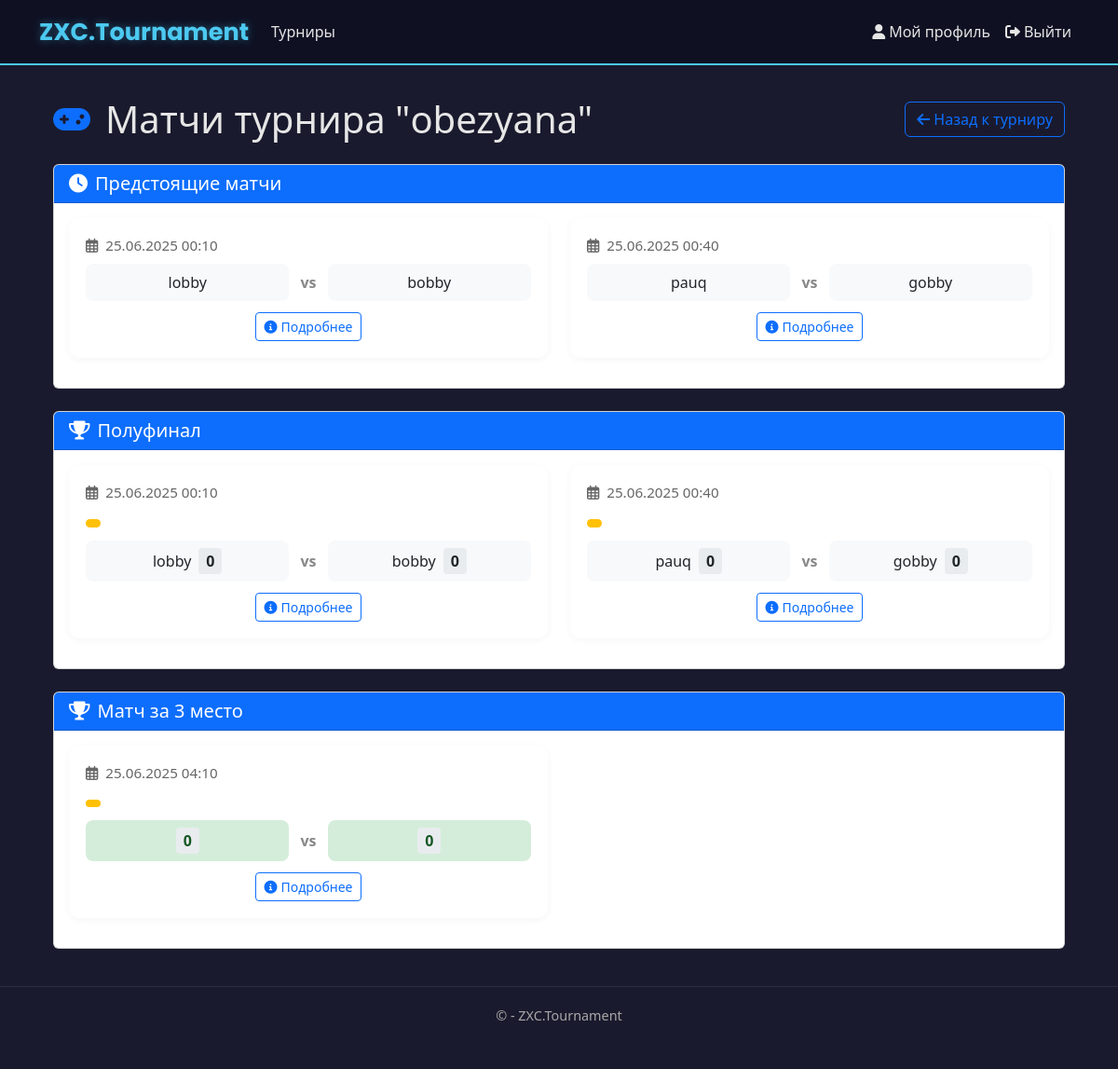
Screenshot of /tournaments/14/matches/ (signed in) with the database file from the repository.
### app/models.py (models this page shows, shortened)
class Tournament(models.Model):
    DISCIPLINE_CHOICES = [
        ('Dota 2', 'Dota 2'),
        ('CS 2', 'CS 2'),
        ('Valorant', 'Valorant'),
        ('LoL', 'League of Legends'),
    ]
    FORMAT_CHOICES = [
        ('1x1', '1x1'),
        ('2x2', '2x2'),
        ('3x3', '3x3'),
        ('5x5', '5x5'),
    ]
    TOURNAMENT_FORMAT_CHOICES = [
        ('single_elimination', 'Single Elimination'),
        ('double_elimination', 'Double Elimination'),
        ('round_robin', 'Round Robin'),
    ]
    TEAM_COUNT_CHOICES = [(i, str(i)) for i in range(2, 513)]
    LOCATION_CHOICES = [
        ('China', 'Китай'),
        ('Western Europe', 'Западная Европа'),
        ('Eastern Europe', 'Восточная Европа'),
        ('Southeast Asia', 'ЮВ Азия'),
        ('North America', 'Северная Америка'),
        ('South America', 'Южная Америка'),
    ]
    name = models.CharField(max_length=50, verbose_name="Название турнира")
    max_teams = models.IntegerField(choices=TEAM_COUNT_CHOICES, verbose_name="Максимальное количество команд")
    start_date = models.DateTimeField(verbose_name="Дата начала")
    discipline = models.CharField(max_length=50, choices=DISCIPLINE_CHOICES, verbose_name="Дисциплина")
    game_format = models.CharField(max_length=50, choices=FORMAT_CHOICES, verbose_name="Формат игры")
    tournament_format = models.CharField(max_length=50, choices=TOURNAMENT_FORMAT_CHOICES, verbose_name="Формат турнира", blank=True, null=True)
    location = models.CharField(max_length=50, choices=LOCATION_CHOICES, verbose_name="Локация")
    description = models.TextField(max_length=1000, verbose_name="Описание", blank=True, null=True)
    creator = models.ForeignKey(User, on_delete=models.CASCADE, verbose_name="Создатель")
    created_at = models.DateTimeField(default=timezone.now, verbose_name="Дата создания")
    is_active = models.BooleanField(default=True, verbose_name="Активный")
    registered_teams = models.ManyToManyField(
        'Team',
        through='TournamentRegistration',
        related_name='tournaments',
        blank=True,
        verbose_name="Зарегистрированные команды"
    )
    class Meta:
        ordering = ['-created_at']
        verbose_name = 'Турнир'
        verbose_name_plural = 'Турниры'

class BracketMatch(models.Model):
    stage = models.ForeignKey(BracketStage, on_delete=models.CASCADE, related_name='matches')
    team1 = models.ForeignKey('Team', on_delete=models.CASCADE, related_name='team1_matches', null=True, blank=True)
    team2 = models.ForeignKey('Team', on_delete=models.CASCADE, related_name='team2_matches', null=True, blank=True)
    winner = models.ForeignKey('Team', on_delete=models.SET_NULL, null=True, blank=True, related_name='won_matches')
    team1_score = models.PositiveIntegerField(default=0, verbose_name="Счет первой команды")
    team2_score = models.PositiveIntegerField(default=0, verbose_name="Счет второй команды")
    order = models.PositiveIntegerField()
    scheduled_time = models.DateTimeField(null=True, blank=True, verbose_name="Запланированное время")
    is_completed = models.BooleanField(default=False)
    is_bye = models.BooleanField(default=False, verbose_name="Проход без игры")
    class Meta:
        ordering = ['order']
        verbose_name = 'Матч'
        verbose_name_plural = 'Матчи'

class Team(models.Model):
    name = models.CharField(
        max_length=20,
        unique=True,
        verbose_name="Название команды",
        error_messages={
            'unique': "Команда с таким названием уже существует"
        }
    )
    avatar = models.ImageField(
        upload_to='team_avatars/',
        default='team_avatars/default_team.jpg',
        blank=True,
        null=True,
        verbose_name="Аватар команды"
    )
    captain = models.ForeignKey(
        User,
        on_delete=models.CASCADE,
        related_name='captained_teams',
        verbose_name="Капитан"
    )
    members = models.ManyToManyField(
        User,
        related_name='teams',
        blank=True,
        verbose_name="Участники"
    )
    created_at = models.DateTimeField(
        auto_now_add=True,
        verbose_name="Дата создания"
    )
    invite_code = models.CharField(
        max_length=32,
        unique=True,
        verbose_name="Код приглашения"
    )
    class Meta:
        verbose_name = 'Команда'
        verbose_name_plural = 'Команды'
        ordering = ['-created_at']

class BracketStage(models.Model):
    STAGE_TYPE_CHOICES = [
        ('upper', 'Верхняя сетка'),
        ('lower', 'Нижняя сетка'),
        ('final', 'Финал'),
        ('third_place', 'Матч за 3 место'),
        ('normal', 'Обычный этап'),
    ]
    bracket = models.ForeignKey(TournamentBracket, on_delete=models.CASCADE, related_name='stages')
    name = models.CharField(max_length=100)
    format = models.CharField(max_length=3, choices=TournamentBracket.FORMAT_CHOICES, default='BO3')
    stage_type = models.CharField(max_length=20, choices=STAGE_TYPE_CHOICES, default='normal')
    order = models.PositiveIntegerField()
    scheduled_time = models.DateTimeField(null=True, blank=True, verbose_name="Запланированное время")
    is_completed = models.BooleanField(default=False)
    class Meta:
        ordering = ['order']
        verbose_name = 'Этап турнира'
        verbose_name_plural = 'Этапы турнира'

### app/views.py (the view)
# urls.py: path('tournaments/<int:tournament_id>/matches/', views.tournament_matches, name='tournament_matches'),
@login_required
def tournament_matches(request, tournament_id):
    tournament = get_object_or_404(Tournament, id=tournament_id)
    upcoming_matches = get_upcoming_matches(tournament)
    matches_by_stage = []
    if tournament.tournament_format == 'round_robin':
        if hasattr(tournament, 'round_robin_table'):
            all_matches = tournament.round_robin_table.matches.all()
            if all_matches:
                matches_by_stage.append({
                    'stage': type('obj', (object,), {'name': 'Round Robin', 'stage_type': 'ROUND_ROBIN'})(),
                    'matches': all_matches
                })
    else:
        if hasattr(tournament, 'bracket'):
            for stage in tournament.bracket.stages.all().order_by('order'):
                stage_matches = stage.matches.all()
                if stage_matches:
                    matches_by_stage.append({
                        'stage': stage,
                        'matches': stage_matches
                    })
    context = {
        'tournament': tournament,
        'upcoming_matches': upcoming_matches,
        'matches_by_stage': matches_by_stage
    }
    return render(request, 'app/tournaments/matches/tournament_matches.html', context)

### app/bracket_features.py (called while the page is built)
def get_upcoming_matches(tournament):
    upcoming_matches = []
    if tournament.tournament_format == 'round_robin':
        if hasattr(tournament, 'round_robin_table'):
            matches = tournament.round_robin_table.matches.filter(
                is_completed=False,
                scheduled_time__isnull=False
            ).order_by('scheduled_time')[:10]
            upcoming_matches.extend(matches)
    else:
        if hasattr(tournament, 'bracket'):
            matches = BracketMatch.objects.filter(
                stage__bracket=tournament.bracket,
                is_completed=False,
                scheduled_time__isnull=False,
                team1__isnull=False,
                team2__isnull=False
            ).order_by('scheduled_time')[:10]
            upcoming_matches.extend(matches)
    return upcoming_matches

### app/templates/app/tournaments/matches/tournament_matches.html (shortened to what this page needs)
{% extends "app/layout.html" %}
{% block content %}
<div class="container mt-4">
    <div class="d-flex justify-content-between align-items-center mb-4 flex-wrap gap-2">
        <div class="d-flex align-items-center">
            <i class="fas fa-gamepad fa-2x text-primary me-3"></i>
            <h1 class="mb-0">Матчи турнира "{{ tournament.name }}"</h1>
        </div>
        <a href="{% url 'tournament_detail' tournament.id %}" class="btn btn-outline-primary">
            <i class="fas fa-arrow-left me-1"></i>Назад к турниру
        </a>
    </div>
    {% if upcoming_matches %}
    <div class="card mb-4">
        <div class="card-header bg-primary text-white">
            <h5 class="mb-0"><i class="fas fa-clock me-2"></i>Предстоящие матчи</h5>
        </div>
        <div class="card-body">
            <div class="row">
                {% for match in upcoming_matches %}
                <div class="col-md-6 mb-3">
                    <div class="match-card">
                        <div class="match-time">
                            <i class="far fa-calendar-alt me-1"></i>
                            {{ match.scheduled_time|date:"d.m.Y H:i" }}
                        </div>
                        <div class="match-teams">
                            <div class="team">
                                {{ match.team1.name }}
                            </div>
                            <div class="vs">vs</div>
                            <div class="team">
                                {{ match.team2.name }}
                            </div>
                        </div>
                        <div class="match-actions">
                            <a href="{% url 'match_detail' tournament_id=tournament.id match_id=match.id %}" class="btn btn-sm btn-outline-primary">
                                <i class="fas fa-info-circle me-1"></i>Подробнее
                            </a>
                        </div>
                    </div>
                </div>
                {% endfor %}
            </div>
        </div>
    </div>
    {% endif %}
    {% if matches_by_stage %}
    {% for stage_dict in matches_by_stage %}
    <div class="card mb-4">
        <div class="card-header bg-primary text-white">
            <h5 class="mb-0"><i class="fas fa-trophy me-2"></i>{{ stage_dict.stage.name }}</h5>
        </div>
        <div class="card-body">
            <div class="row">
                {% for match in stage_dict.matches %}
                <div class="col-md-6 mb-3">
                    <div class="match-card {% if match.is_completed %}completed{% endif %}">
                        <div class="match-time">
                            <i class="far fa-calendar-alt me-1"></i>
                            {{ match.scheduled_time|date:"d.m.Y H:i" }}
                        </div>
                        <div class="match-status mb-2">
                            <span class="badge {% if match.is_completed %}bg-success{% else %}bg-warning text-dark{% endif %}">
                            </span>
                        </div>
                        <div class="match-teams">
                            <div class="team {% if match.winner == match.team1 %}winner{% endif %}">
                                {{ match.team1.name }}
                                {% if match.team1_score is not None %}
                                <span class="score">{{ match.team1_score }}</span>
                                {% endif %}
                            </div>
                            <div class="vs">vs</div>
                            <div class="team {% if match.winner == match.team2 %}winner{% endif %}">
                                {{ match.team2.name }}
                                {% if match.team2_score is not None %}
                                <span class="score">{{ match.team2_score }}</span>
                                {% endif %}
                            </div>
                        </div>
                        <div class="match-actions">
                            <a href="{% url 'match_detail' tournament_id=tournament.id match_id=match.id %}" class="btn btn-sm btn-outline-primary">
                                <i class="fas fa-info-circle me-1"></i>Подробнее
                            </a>
                        </div>
                    </div>
                </div>
                {% endfor %}
            </div>
        </div>
    </div>
    {% endfor %}
    {% endif %}
</div>
{% endblock %}

### static/app/content/site.css (style rules this page uses)
body { padding-top: 10px; padding-bottom: 10px; }
body { background-color: #1a1a2e; color: #e6e6e6; font-family: 'Segoe UI', Tahoma, Geneva, Verdana, sans-serif; }

### app/templates/app/tournaments/matches/tournament_matches.html (style rules this page uses)
.match-card { background: #fff; border-radius: 12px; box-shadow: 0 2px 8px rgba(0,0,0,0.04); padding: 16px; height: 100%; display: flex; flex-direction: column; border: 2px solid transparent; }
.match-time { color: #666; font-size: 0.95rem; margin-bottom: 8px; }
.match-teams { display: flex; align-items: center; justify-content: space-between; margin-bottom: 12px; flex-grow: 1; }
.team { flex: 1; text-align: center; padding: 8px; border-radius: 8px; background: #f8f9fa; font-weight: 500; display: flex; align-items: center; justify-content: center; gap: 8px; }
.team.winner { background: #d4edda; color: #155724; font-weight: bold; }
.vs { margin: 0 12px; color: #888; font-weight: bold; }
.score { background: #e9ecef; padding: 2px 8px; border-radius: 4px; font-weight: bold; }
.match-actions { display: flex; gap: 8px; justify-content: center; }

### rows the page displays
Tournament: name "obezyana"
BracketMatch: scheduled_time "25.06.2025 00:10", team1.name "lobby", team2.name "bobby", is_completed False (drawn), team1_score "0", team2_score "0"
BracketMatch: scheduled_time "25.06.2025 00:40", team1.name "pauq", team2.name "gobby", is_completed False (drawn), team1_score "0", team2_score "0"
BracketStage: stage.name "Полуфинал"
BracketStage: stage.name "Матч за 3 место"
BracketMatch: scheduled_time "25.06.2025 04:10", is_completed False (drawn), team1_score "0", team2_score "0"
